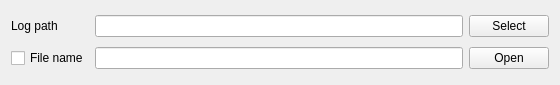
<?xml version="1.0" encoding="UTF-8"?>
<ui version="4.0">
 <class>LogFilePathClass</class>
 <widget class="QWidget" name="LogFilePathClass">
  <property name="geometry">
   <rect>
    <x>0</x>
    <y>0</y>
    <width>560</width>
    <height>85</height>
   </rect>
  </property>
  <property name="minimumSize">
   <size>
    <width>560</width>
    <height>0</height>
   </size>
  </property>
  <property name="windowTitle">
   <string>LogFilePath</string>
  </property>
  <property name="windowIcon">
   <iconset>
    <normaloff>../../logo.ico</normaloff>../../logo.ico</iconset>
  </property>
  <layout class="QGridLayout" name="gridLayout">
   <item row="0" column="0">
    <widget class="QLabel" name="label_7">
     <property name="text">
      <string>Log path</string>
     </property>
    </widget>
   </item>
   <item row="0" column="1">
    <widget class="QLineEdit" name="m_EditFilePath">
     <property name="enabled">
      <bool>true</bool>
     </property>
    </widget>
   </item>
   <item row="0" column="2">
    <widget class="QPushButton" name="m_ButtonSelect">
     <property name="text">
      <string>Select</string>
     </property>
    </widget>
   </item>
   <item row="1" column="0">
    <widget class="QCheckBox" name="saveFile">
     <property name="text">
      <string>File name</string>
     </property>
    </widget>
   </item>
   <item row="1" column="1">
    <widget class="QLineEdit" name="fileName"/>
   </item>
   <item row="1" column="2">
    <widget class="QPushButton" name="m_ButtonOpen">
     <property name="text">
      <string>Open</string>
     </property>
    </widget>
   </item>
  </layout>
 </widget>
 <layoutdefault spacing="6" margin="11"/>
 <resources/>
 <connections/>
</ui>
